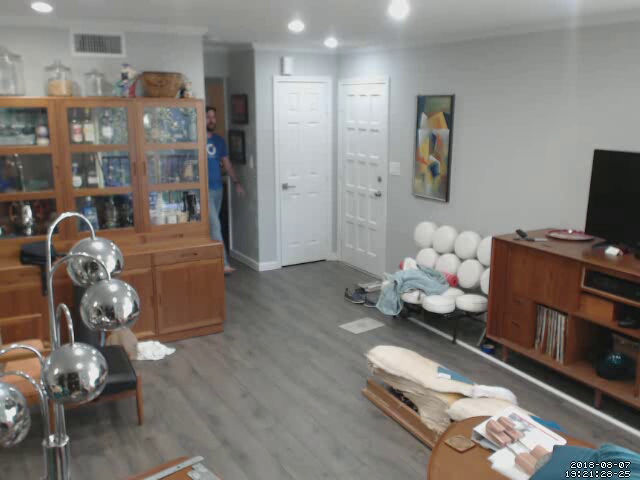
#> input picture frame 2 of output.mp4, 640 x 480 px
$ python walking_video.py
#> lines starting #> are read from the running program, lines starting #| are printed output that depends on the picture; after the words box and inside, x2 and y2 are one past the last pixel; in counts of white or black regions, pixels touching at a corner belong together
import numpy as np
import cv2
from imutils.object_detection import non_max_suppression


hog = cv2.HOGDescriptor()
# hog.setSVMDetector( cv2.HOGDescriptor_getDefaultPeopleDetector() )
hog.setSVMDetector(cv2.HOGDescriptor_getDefaultPeopleDetector())
# cap = cv2.VideoCapture('man_walking.mp4')
cap = cv2.VideoCapture('output.mp4')
# cap = cv2.VideoCapture('http://10.0.1.5:8081/img')


while True:
    _, frame = cap.read()
#> frame is the input picture: shape (480, 640, 3); mean B, G, R 118.5, 123.5, 128.3
    # baseImage = cv2.resize(frame, (320, 240))
    resultImage = frame.copy()

    # detect people in the image
    (rects, weights) = hog.detectMultiScale(
        resultImage,
        winStride=(4, 4),
        # padding=(32, 32),
        padding=(8, 8),
        scale=1.1)
#> rects = [[403, 88, 69, 138], [180, 126, 67, 134]]; weights = [0.583, 0.919]

    # draw the original bounding boxes
    for (x, y, w, h) in rects:
        cv2.rectangle(frame, (x, y), (x + w, y + h), (0, 0, 255), 2)
#> this loop made 2 passes
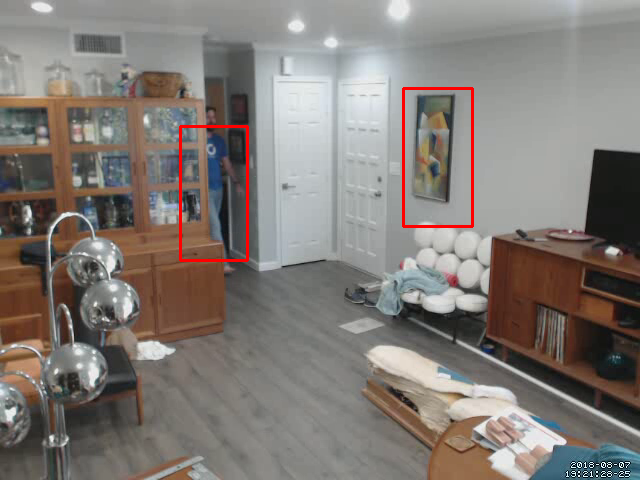
#> frame: shape (480, 640, 3); 0.79% of pixels changed, all inside (x1, y1, x2, y2) = (179, 87, 474, 262)

    # apply non-maxima suppression to the bounding boxes using a
    # fairly large overlap threshold to try to maintain overlapping
    # boxes that are still people
    rects = np.array([[x, y, x + w, y + h] for (x, y, w, h) in rects])
#> rects = [[403, 88, 472, 226], [180, 126, 247, 260]]
    pick = non_max_suppression(rects, probs=None, overlapThresh=0.65)
#> pick = [[180, 126, 247, 260], [403, 88, 472, 226]]

    # draw the final bounding boxes
    for (xA, yA, xB, yB) in pick:
        cv2.rectangle(resultImage, (xA, yA), (xB, yB), (0, 255, 0), 2)
#> this loop made 2 passes
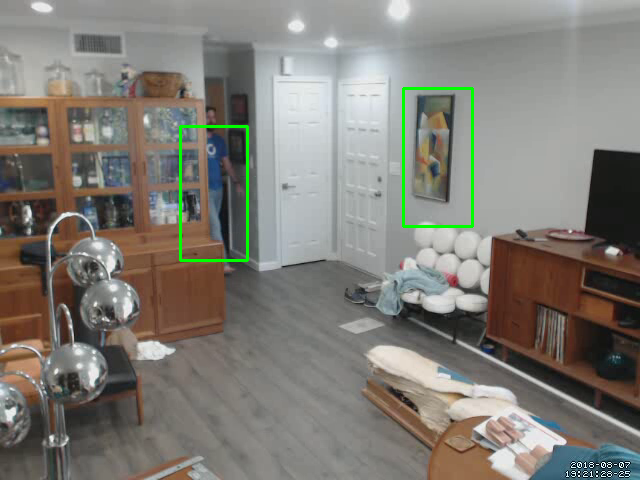
#> resultImage: shape (480, 640, 3); 0.79% of pixels changed, all inside (x1, y1, x2, y2) = (179, 87, 474, 262)

    # show the output images
    # cv2.imshow("Before NMS", baseImage)
    cv2.imshow("After NMS", resultImage)

    if cv2.waitKey(1) & 0xFF == ord('q'):
#> (key q is pressed here)
        break

cap.release()
cv2.destroyAllWindows()

$ run again, starting later in the video
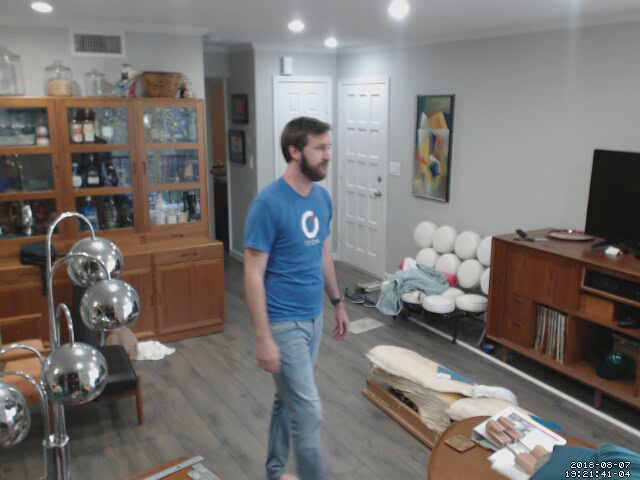
#> input picture frame 12 of output.mp4, 640 x 480 px
#> frame is the input picture: shape (480, 640, 3); mean B, G, R 112.4, 114.5, 117.8
#> `(rects, weights) = hog.detectMultiScale( resultImage, winStride=(4, 4),`: rects = [[402, 86, 70, 141], [201, 98, 189, 377]]; weights = [0.4, 1.15]
#> the loop `for (x, y, w, h) in rects:` made 2 passes
#> after the loop `for (x, y, w, h) in rects:`:
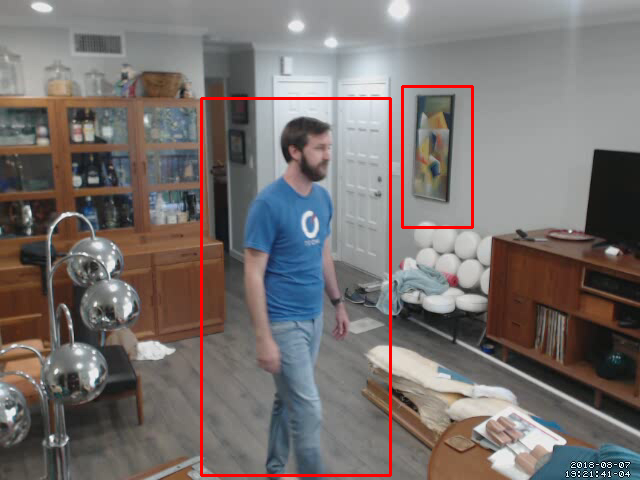
#> frame: shape (480, 640, 3); 1.51% of pixels changed, all inside (x1, y1, x2, y2) = (200, 85, 474, 477)
#> `rects = np.array([[x, y, x + w, y + h] for (x, y, w, h) in rects])`: rects = [[402, 86, 472, 227], [201, 98, 390, 475]]
#> pick = [[201, 98, 390, 475], [402, 86, 472, 227]]
#> the loop `for (xA, yA, xB, yB) in pick:` made 2 passes
#> after the loop `for (xA, yA, xB, yB) in pick:`:
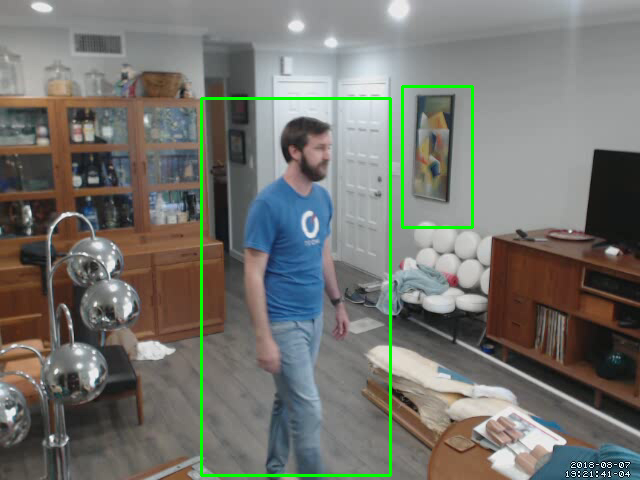
#> resultImage: shape (480, 640, 3); 1.51% of pixels changed, all inside (x1, y1, x2, y2) = (200, 85, 474, 477)

$ run again, starting later in the video
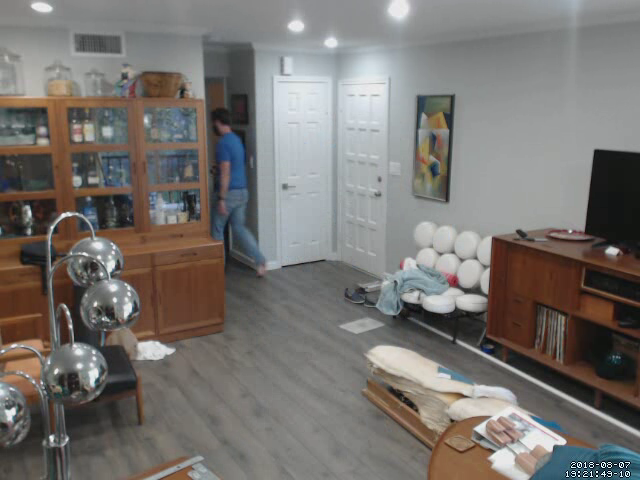
#> input picture frame 21 of output.mp4, 640 x 480 px
#> frame is the input picture: shape (480, 640, 3); mean B, G, R 111.6, 115.3, 119.2
#> `(rects, weights) = hog.detectMultiScale( resultImage, winStride=(4, 4),`: rects = [[177, 87, 107, 215]]; weights = [0.496]
#> the loop `for (x, y, w, h) in rects:` made 1 pass
#> after the loop `for (x, y, w, h) in rects:`:
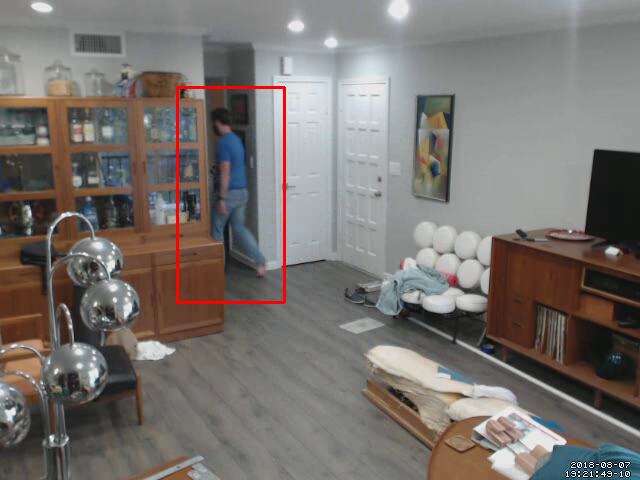
#> frame: shape (480, 640, 3); 0.63% of pixels changed, all inside (x1, y1, x2, y2) = (176, 86, 286, 304)
#> `rects = np.array([[x, y, x + w, y + h] for (x, y, w, h) in rects])`: rects = [[177, 87, 284, 302]]
#> the loop `for (xA, yA, xB, yB) in pick:` made 1 pass
#> after the loop `for (xA, yA, xB, yB) in pick:`:
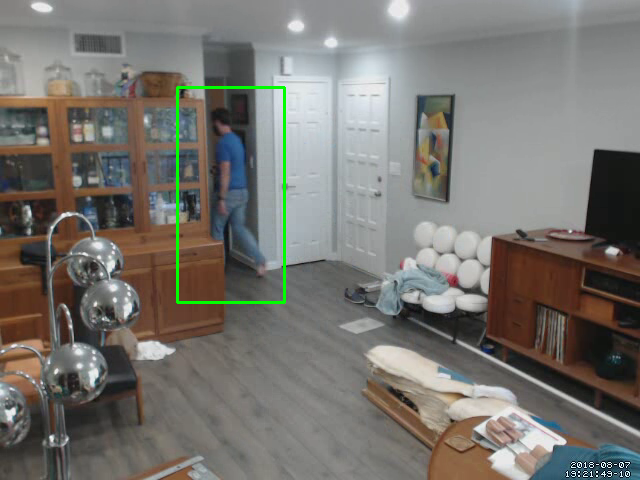
#> resultImage: shape (480, 640, 3); 0.63% of pixels changed, all inside (x1, y1, x2, y2) = (176, 86, 286, 304)
